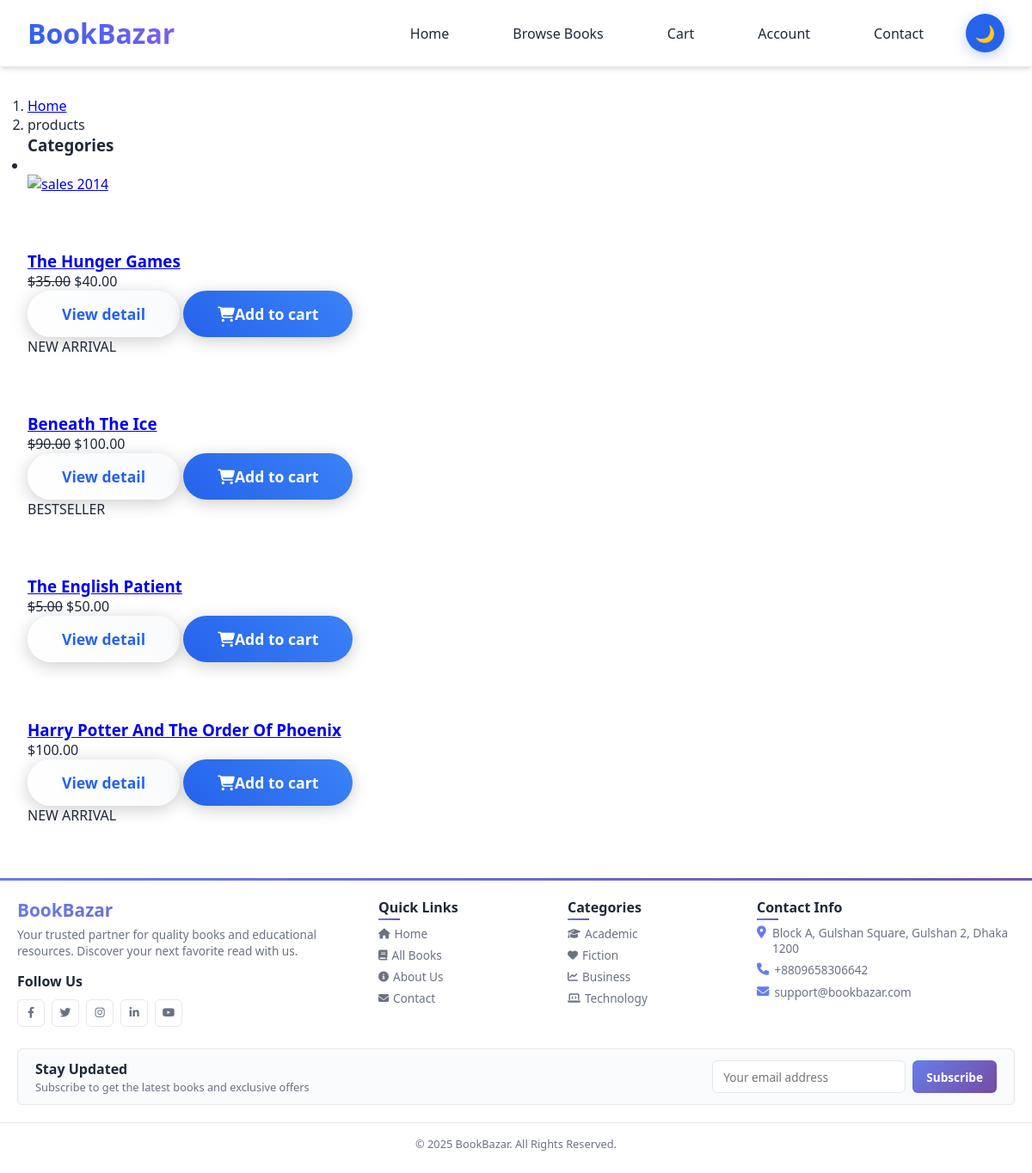
The app's page /search/ with its own data.
### eco/models.py (models this page shows, shortened)
class Book(models.Model):
    title = models.CharField(max_length=200)
    author = models.ForeignKey(Author, on_delete=models.SET_NULL, null=True, blank=True)
    additional_authors = models.CharField(max_length=200, blank=True, help_text="Other authors, separated by commas")
    isbn = models.CharField(max_length=13, blank=True, verbose_name="ISBN")
    isbn13 = models.CharField(max_length=17, blank=True, verbose_name="ISBN-13")
    category = TreeForeignKey(Category, related_name='books', on_delete=models.SET_NULL, null=True, blank=True)
    genre = models.CharField(max_length=20, choices=BOOK_GENRES, blank=True)
    format_type = models.CharField(max_length=10, choices=BOOK_FORMATS, default='PAPERBACK')
    condition = models.CharField(max_length=10, choices=BOOK_CONDITIONS, default='NEW')
    publisher = models.ForeignKey(Publisher, on_delete=models.SET_NULL, null=True, blank=True)
    publication_date = models.DateField(null=True, blank=True)
    edition = models.CharField(max_length=50, blank=True)
    pages = models.PositiveIntegerField(null=True, blank=True)
    language = models.CharField(max_length=50, default='English')
    price = models.DecimalField(max_digits=10, decimal_places=2)
    discount_price = models.DecimalField(max_digits=10, decimal_places=2, null=True, blank=True)
    featured = models.BooleanField(default=False, help_text="Mark this book as featured on homepage")
    label1 = models.CharField(choices=LABEL_CHOICES, max_length=1, blank=True)
    label2 = models.CharField(choices=LABEL_CHOICES, max_length=1, blank=True)
    label3 = models.CharField(choices=LABEL_CHOICES, max_length=1, blank=True)
    cover_image = models.ImageField(upload_to='book_covers/', blank=True, null=True, help_text="Main book cover image")
    additional_images = models.ImageField(upload_to='book_images/', blank=True, null=True, help_text="Additional book images")
    description = models.TextField()
    excerpt = models.TextField(blank=True, help_text="Short excerpt or first chapter")
    stock_quantity = models.PositiveIntegerField(default=0)
    is_available = models.BooleanField(default=True)
    slug = models.SlugField(unique=True)
    created_at = models.DateTimeField(auto_now_add=True)
    updated_at = models.DateTimeField(auto_now=True)
    class Meta:
        ordering = ['-created_at']
        verbose_name = "Book"
        verbose_name_plural = "Books"
    def get_absolute_url(self):
        return reverse("eco:product-detail", kwargs={'slug': self.slug})
    def get_add_to_cart_url(self):
        return reverse("eco:add-to-cart", kwargs={'slug': self.slug})

### eco/views.py (the view)
# urls.py: path('search/', views.SearchView.as_view(), name='search'),
class SearchView(View):
    def get(self, request, *args, **kwargs):
        try:
            queryset1 = Book.objects.all()
            categories = Category.objects.annotate(
                total_books=Count('books', filter=Q(books__is_available=True))
            )
            query = request.GET.get('q')
            if query:
                queryset1 = queryset1.filter(
                    Q(title__icontains=query) |
                    Q(description__icontains=query) |
                    Q(price__icontains=query) |
                    Q(author__icontains=query) |
                    Q(isbn__icontains=query)
                ).distinct()
                queryset = list(
                    sorted(
                        chain(queryset1),
                        key=lambda objects: objects.pk
                    ))
            else:
                queryset = queryset1
            context = {
                'queryset': queryset,
                'categories': categories,
                'query': query,
            }
            return render(request, 'eco/results.html', context)
        except ObjectDoesNotExist:
            messages.info(self.request, "Search based on title, author, ISBN, or price")
            return redirect("eco:home")

### eco/context_processors.py (called while the page is built, shortened)
def cart_count(request):
    cart_count = 0
    return {'cart_count': cart_count}

### templates/eco/results.html (shortened to what this page needs)
{% extends "eco/base.html" %}
{% load static %}
{% load mptt_tags %}
{% block content %}
  <body>
    <div id="all">
      <div id="content">
        <div class="container">
          <div class="row">
            <div class="col-lg-12">
              <nav aria-label="breadcrumb">
                <ol class="breadcrumb">
                  <li class="breadcrumb-item"><a href="{% url 'eco:EcoIndex' %}">Home</a></li>
                  <li aria-current="page" class="breadcrumb-item active">products</li>
                </ol>
              </nav>
            </div>
            <div class="col-lg-3">
              <div class="card sidebar-menu mb-4">
                <div class="card-header">
                  <h3 class="h4 card-title">Categories</h3>
                </div>
                <div class="card-body">
                  <ul class="nav nav-pills flex-column category-menu">
                    <li>
                  </li>
                  </ul>
                </div>
              </div>
              <div class="banner"><a href="#"><img src="{% static 'eco/img/banner.jpg' %}" alt="sales 2014" class="img-fluid"></a></div>
            </div>
            <div class="col-lg-9">
                {% if queryset %}
              <div class="row products">
                {% for item in queryset  %}
                <div class="col-lg-4 col-md-6">
                  <div class="product">
                    <div class="flip-container">
                      <div class="flipper">
                        <div class="front"><a href="{{item.get_absolute_url}}"><img src="{{item.image.url}}" alt="" class="img-fluid"></a></div>
                        <div class="back"><a href="{{item.get_absolute_url}}"><img src="{{item.image.url}}" alt="" class="img-fluid"></a></div>
                      </div>
                    </div><a href="{{item.get_absolute_url}}" class="invisible"><img src="{{item.image.url}}" alt="" class="img-fluid"></a>
                    <div class="text">
                      <h3><a href="{{item.get_absolute_url}}">{{item.title}}</a></h3>
                      <p class="price">
                       {% if item.discount_price %}
                        <del>${{item.discount_price}}</del>
                        {% endif %}
                        ${{item.price}}
                      </p>
                      <p class="buttons">
                        <a href="{{item.get_absolute_url}}" class="btn btn-outline-secondary">View detail</a>
                        <a href="{{item.get_add_to_cart_url}}" class="btn btn-primary"><i class="fa fa-shopping-cart"></i>Add to cart
                        </a>
                      </p>
                    </div>
                  {% if item.label1 %}
                  <div class="ribbon sale">
                    <div class="theribbon">{{item.get_label1_display}}</div>
                  </div>
                  {% endif %}
                  </div>
                </div>
                {% endfor %}
              </div>
                {% else %}
        <h2 style="color:red">Products and price are not available based on your search criteria</h2>
              {% endif %}
            </div>
          </div>
        </div>
      </div>
    </div>
  </body>
{% endblock content %}

### templates/eco/base.html (style rules this page uses)
:root { --primary: #2563eb; --primary-light: #3b82f6; --secondary: #10b981; --accent: #8b5cf6; --dark: #1f2937; --light: #ffffff; --gray-light: #f8fafc; --gray: #6b7280; --border: #e5e7eb; --bg-color: #ffffff; --text-color: #1f2937; --card-bg: #ffffff; --nav-bg: rgba(255, 255, 255, 0.95); --shadow: 0 4px 6px -1px rgba(0, 0, 0, 0.1), 0 2px 4px -1px rgba(0, 0, 0, 0.06); --shadow-lg: 0 20px 25px -5px rgba(0, 0, 0, 0.1), 0 10px 10px -5px rgba(0, 0, 0, 0.04); }
* { margin: 0; padding: 0; box-sizing: border-box; font-family: 'Segoe UI', system-ui, sans-serif; }
body { background: var(--bg-color); color: var(--text-color); min-height: 100vh; overflow-x: hidden; transition: all 0.3s ease; }
.btn { background: linear-gradient(45deg, var(--light), #f8fafc); border: none; padding: 15px 40px; border-radius: 30px; color: var(--primary); font-weight: 600; cursor: pointer; transition: all 0.3s ease; box-shadow: 0 4px 20px rgba(0, 0, 0, 0.2); font-size: 1.1rem; text-decoration: none; display: inline-block; }
.btn-primary { background: linear-gradient(45deg, var(--primary), var(--primary-light)); color: white; }

### records on screen
Book: title "The Hunger Games", discount_price "35.00", price "40.00", label1 "NEW ARRIVAL"
Book: title "Beneath The Ice", discount_price "90.00", price "100.00", label1 "BESTSELLER"
Book: title "The English Patient", discount_price "5.00", price "50.00"
Book: title "Harry Potter And The Order Of Phoenix", price "100.00", label1 "NEW ARRIVAL"
